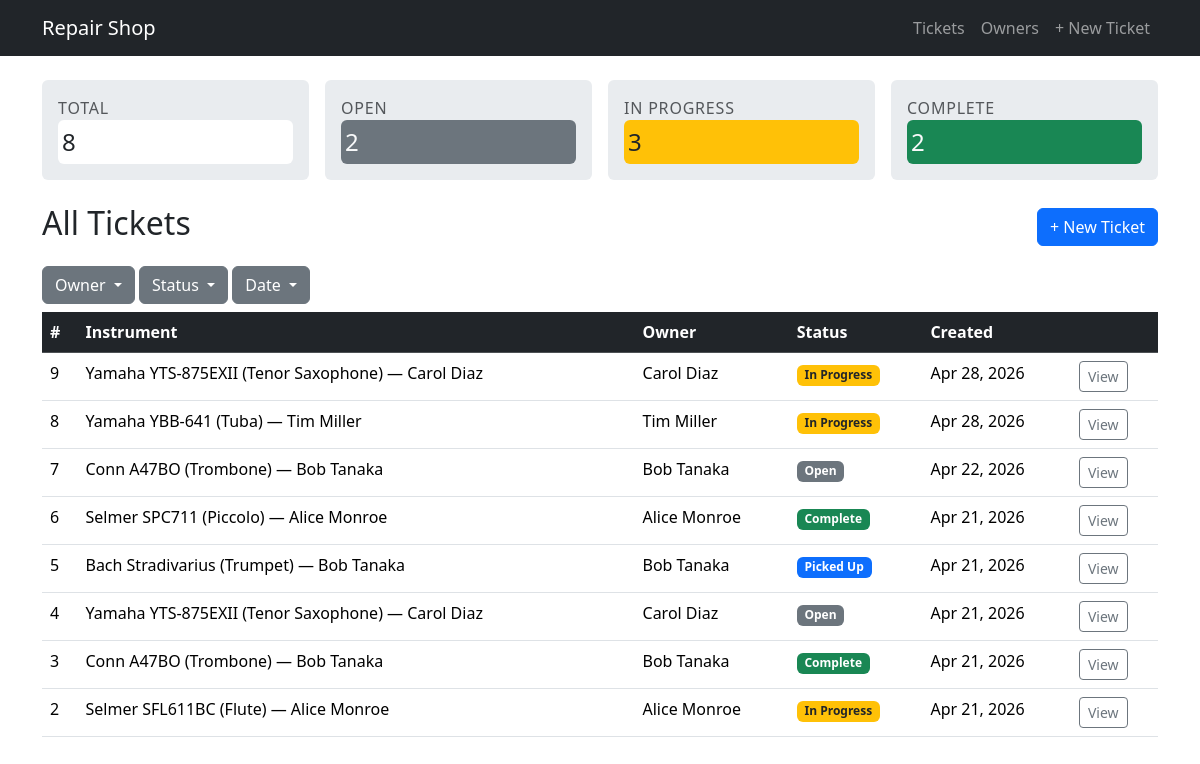
The page / on the database its author committed.
### repairs/models.py (models this page shows, shortened)
class Ticket(models.Model):
    STATUS_CHOICES = [
        ('open', 'Open'),
        ('in_progress', 'In Progress'),
        ('complete', 'Complete'),
        ('picked_up', 'Picked Up'),
    ]
    instrument = models.ForeignKey(Instrument, on_delete=models.CASCADE, related_name='tickets')
    status = models.CharField(max_length=20, choices=STATUS_CHOICES, default='open')
    created_at = models.DateTimeField(auto_now_add=True)
    notes = models.TextField(blank=True)

class Instrument(models.Model):
    owner = models.ForeignKey(Owner, on_delete=models.CASCADE, related_name='instruments')
    instrument_type = models.CharField(max_length=100)
    make = models.CharField(max_length=100, blank=True)
    model = models.CharField(max_length=100, blank=True)
    serial_number = models.CharField(max_length=100, blank=True)
    def __str__(self):
        return f"{self.make} {self.model} ({self.instrument_type}) — {self.owner}"

class Owner(models.Model):
    name = models.CharField(max_length=200)
    phone = models.CharField(max_length=20, blank=True)
    email = models.EmailField(blank=True)
    def __str__(self):
        return self.name

### repairs/views.py (the view)
# urls.py: path('', views.dashboard, name='dashboard'),
def dashboard(request):
    tickets = Ticket.objects.select_related('instrument__owner').order_by('-created_at')
    context = {
        'tickets': tickets,
        'open_count': tickets.filter(status='open').count(),
        'in_progress_count': tickets.filter(status='in_progress').count(),
        'complete_count': tickets.filter(status='complete').count(),
        'picked_up_count': tickets.filter(status='picked_up').count(),
    }
    return render(request, 'repairs/dashboard.html', context)

### repairs/templates/repairs/dashboard.html (shortened to what this page needs)
{% extends "repairs/base.html" %}
{% block content %}
<div class="row g-3 mb-4">
  <div class="col">
    <div class="card bg-body-secondary border-0 p-3">
      <div class="text-muted medium text-uppercase" style="letter-spacing:.05em">Total</div>
      <div class="card border-0 p-1">
        <div class="fs-4 fw-medium">{{ tickets|length }}</div>
      </div>
    </div>
  </div>
  <div class="col">
    <div class="card bg-body-secondary border-0 p-3">
      <div class="text-muted medium text-uppercase" style="letter-spacing:.05em">Open</div>
      <div class="card border-0 p-1 bg-secondary">
        <div class="fs-4 fw-medium text-light">{{ open_count }}</div>
      </div>
    </div>
  </div>
  <div class="col">
    <div class="card bg-body-secondary border-0 p-3">
      <div class="text-muted medium text-uppercase" style="letter-spacing:.05em">In Progress</div>
      <div class="card border-0 p-1 bg-warning">
        <div class="fs-4 fw-medium">{{ in_progress_count }}</div>
      </div>
    </div>
  </div>
  <div class="col">
    <div class="card bg-body-secondary border-0 p-3">
      <div class="text-muted medium text-uppercase" style="letter-spacing:.05em">Complete</div>
      <div class="card border-0 p-1 bg-success">
        <div class="fs-4 fw-medium text-light">{{ complete_count }}</div>
      </div>
    </div>
  </div>
</div>
<div class="d-flex justify-content-between align-items-center mb-3">
  <h2>All Tickets</h2>
  <a href="{% url 'ticket_create' %}" class="btn btn-primary">+ New Ticket</a>
</div>
<div class="btn-group dropdown mb-2">
  <button class="btn btn-secondary dropdown-toggle" id="status" type="button" data-bs-toggle="dropdown" aria-expanded="false">
    Owner
  </button>
</div>
<div class="btn-group dropdown mb-2">
  <button class="btn btn-secondary dropdown-toggle" id="status" type="button" data-bs-toggle="dropdown" aria-expanded="false">
    Status
  </button>
</div>
<div class="btn-group dropdown mb-2">
  <button class="btn btn-secondary dropdown-toggle" data-bs-toggle="dropdown" aria-expanded="false" data-bs-auto-close="outside">
    Date
  </button>
</div>
<table class="table table-hover" id="ticketList">
  <thead class="table-dark">
    <tr>
      <th>#</th>
      <th>Instrument</th>
      <th>Owner</th>
      <th>Status</th>
      <th>Created</th>
      <th></th>
    </tr>
  </thead>
  <tbody>
    {% for ticket in tickets %}
    <tr>
      <td>{{ ticket.pk }}</td>
      <td>{{ ticket.instrument }}</td>
      <td>{{ ticket.instrument.owner }}</td>
      <td>
        <span class="badge
          {% if ticket.status == 'open' %}bg-secondary
          {% elif ticket.status == 'in_progress' %}bg-warning text-dark
          {% elif ticket.status == 'complete' %}bg-success
          {% else %}bg-primary{% endif %}">
          {{ ticket.get_status_display }}
        </span>
      </td>
      <td>{{ ticket.created_at|date:"M d, Y" }}</td>
      <td><a href="{% url 'ticket_detail' ticket.pk %}" class="btn btn-sm btn-outline-secondary">View</a></td>
    </tr>
    {% empty %}
    <tr><td colspan="6" class="text-center text-muted">No tickets yet.</td></tr>
    {% endfor %}
  </tbody>
</table>
{% endblock %}

### rows shown on the page
Ticket: pk "9", instrument "Yamaha YTS-875EXII (Tenor Saxophone) — Carol Diaz", instrument.owner "Carol Diaz", status "In Progress", created_at "Apr 28, 2026"
Ticket: pk "8", instrument "Yamaha YBB-641 (Tuba) — Tim Miller", instrument.owner "Tim Miller", status "In Progress", created_at "Apr 28, 2026"
Ticket: pk "7", instrument "Conn A47BO (Trombone) — Bob Tanaka", instrument.owner "Bob Tanaka", status "Open", created_at "Apr 22, 2026"
Ticket: pk "6", instrument "Selmer SPC711 (Piccolo) — Alice Monroe", instrument.owner "Alice Monroe", status "Complete", created_at "Apr 21, 2026"
Ticket: pk "5", instrument "Bach Stradivarius (Trumpet) — Bob Tanaka", instrument.owner "Bob Tanaka", status "Picked Up", created_at "Apr 21, 2026"
Ticket: pk "4", instrument "Yamaha YTS-875EXII (Tenor Saxophone) — Carol Diaz", instrument.owner "Carol Diaz", status "Open", created_at "Apr 21, 2026"
Ticket: pk "3", instrument "Conn A47BO (Trombone) — Bob Tanaka", instrument.owner "Bob Tanaka", status "Complete", created_at "Apr 21, 2026"
Ticket: pk "2", instrument "Selmer SFL611BC (Flute) — Alice Monroe", instrument.owner "Alice Monroe", status "In Progress", created_at "Apr 21, 2026"

### other values the page prints
{{ tickets|length }} "8"
{{ open_count }} "2"
{{ in_progress_count }} "3"
{{ complete_count }} "2"
